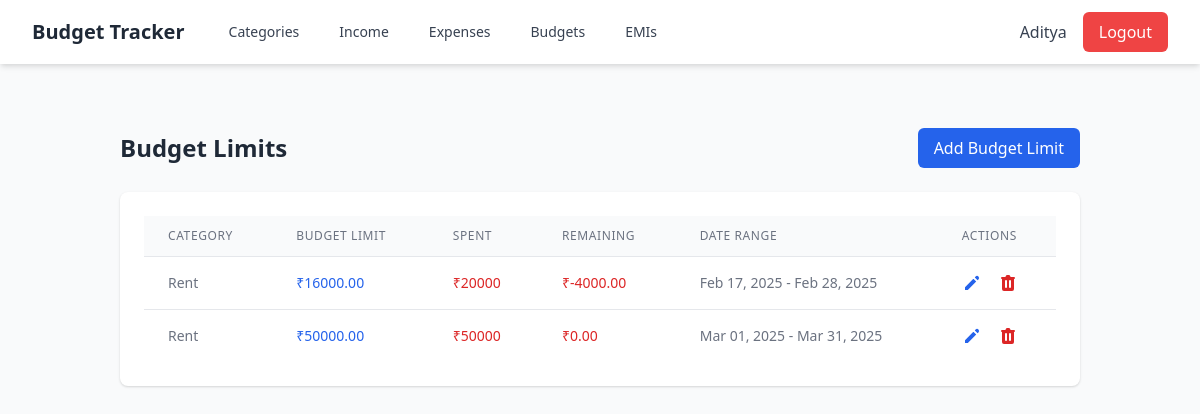
The page /budgets/ (signed in) on the database its author committed.
### myapp/models.py (models this page shows, shortened)
class User(AbstractBaseUser, PermissionsMixin):
    email = models.EmailField(
        verbose_name="email address",
        max_length=255,
        unique=True,
    )
    name = models.CharField(max_length=50)
    phone = models.CharField(max_length=10)
    is_active = models.BooleanField(default=True)
    is_admin = models.BooleanField(default=False)
    objects = UserManager()
    USERNAME_FIELD = "email"
    REQUIRED_FIELDS = ["name", "phone"]
    class Meta:
        verbose_name = 'user'
        verbose_name_plural = 'users'

class Budget(models.Model):
    user = models.ForeignKey(User, on_delete=models.CASCADE, related_name='budgets')
    category = models.ForeignKey(Category, on_delete=models.CASCADE)
    amount_limit = models.DecimalField(max_digits=10, decimal_places=2)
    start_date = models.DateField()
    end_date = models.DateField()
    def get_spent_amount(self):
        return Expense.objects.filter(
            user=self.user,
            category=self.category,
            date__range=[self.start_date, self.end_date]
        ).aggregate(total=models.Sum('amount'))['total'] or 0
    def get_remaining_amount(self):
        spent = self.get_spent_amount()
        return self.amount_limit - spent

class Category(models.Model):
    INCOME = 'Income'
    EXPENSE = 'Expense'
    CATEGORY_TYPES = [
        (INCOME, 'Income'),
        (EXPENSE, 'Expense'),
    ]
    user = models.ForeignKey(User, on_delete=models.CASCADE, blank=True, null=True, related_name='categories')
    name = models.CharField(max_length=50)
    category_type = models.CharField(max_length=10, choices=CATEGORY_TYPES)
    created_at = models.DateTimeField(auto_now_add=True)

### myapp/views.py (the view)
# urls.py: path('budgets/', views.budget_list, name='budget_list'),
@login_required
def budget_list(request):
    budgets = Budget.objects.filter(user=request.user).order_by('category__name')
    if request.GET.get('no_messages') == '1':
        storage = messages.get_messages(request)
        for message in storage:
            pass  # Just iterating clears the messages
    return render(request, 'budgets/budget_list.html', {'budgets': budgets})

### templates/budgets/budget_list.html (shortened to what this page needs)
{% extends 'base.html' %}
{% block content %}
<div class="container mx-auto px-4 py-8">
    <div class="flex justify-between items-center mb-6">
        <h1 class="text-2xl font-bold text-gray-800">Budget Limits</h1>
        <button id="open-add-modal" class="bg-blue-600 text-white py-2 px-4 rounded-md hover:bg-blue-700 transition duration-200">
            Add Budget Limit
        </button>
    </div>
    <div class="bg-white rounded-lg shadow overflow-hidden">
        <div class="p-6">
            {% if budgets %}
            <div class="overflow-x-auto">
                <table class="min-w-full divide-y divide-gray-200">
                    <thead class="bg-gray-50">
                        <tr>
                            <th scope="col" class="px-6 py-3 text-left text-xs font-medium text-gray-500 uppercase tracking-wider">
                                Category
                            </th>
                            <th scope="col" class="px-6 py-3 text-left text-xs font-medium text-gray-500 uppercase tracking-wider">
                                Budget Limit
                            </th>
                            <th scope="col" class="px-6 py-3 text-left text-xs font-medium text-gray-500 uppercase tracking-wider">
                                Spent
                            </th>
                            <th scope="col" class="px-6 py-3 text-left text-xs font-medium text-gray-500 uppercase tracking-wider">
                                Remaining
                            </th>
                            <th scope="col" class="px-6 py-3 text-left text-xs font-medium text-gray-500 uppercase tracking-wider">
                                Date Range
                            </th>
                            <th scope="col" class="px-6 py-3 text-left text-xs font-medium text-gray-500 uppercase tracking-wider">
                                Actions
                            </th>
                        </tr>
                    </thead>
                    <tbody class="bg-white divide-y divide-gray-200">
                        {% for budget in budgets %}
                        <tr>
                            <td class="px-6 py-4 whitespace-nowrap text-sm text-gray-500">
                                {{ budget.category.name }}
                            </td>
                            <td class="px-6 py-4 whitespace-nowrap text-sm font-medium text-blue-600">
                                ₹{{ budget.amount_limit }}
                            </td>
                            <td class="px-6 py-4 whitespace-nowrap text-sm font-medium text-red-600">
                                ₹{{ budget.get_spent_amount }}
                            </td>
                            <td class="px-6 py-4 whitespace-nowrap text-sm font-medium {% if budget.get_remaining_amount <= 0 %}text-red-600{% else %}text-green-600{% endif %}">
                                ₹{{ budget.get_remaining_amount }}
                            </td>
                            <td class="px-6 py-4 whitespace-nowrap text-sm text-gray-500">
                                {{ budget.start_date|date:"M d, Y" }} - {{ budget.end_date|date:"M d, Y" }}
                            </td>
                            <td class="px-6 py-4 whitespace-nowrap text-sm font-medium">
                                <div class="flex gap-4">
                                    <button class="edit-budget-btn text-blue-600 hover:text-blue-800"
                                            data-id="{{ budget.id }}">
                                        <svg xmlns="http://www.w3.org/2000/svg" class="h-5 w-5" viewBox="0 0 20 20" fill="currentColor">
                                            <path d="M13.586 3.586a2 2 0 112.828 2.828l-.793.793-2.828-2.828.793-.793zM11.379 5.793L3 14.172V17h2.828l8.38-8.379-2.83-2.828z"/>
                                        </svg>
                                    </button>
                                    <button class="delete-budget-btn text-red-600 hover:text-red-800"
                                            data-id="{{ budget.id }}"
                                            data-category="{{ budget.category.name }}"
                                            data-amount="{{ budget.amount_limit }}">
                                    </button>
                                </div>
                            </td>
                        </tr>
                        {% endfor %}
                    </tbody>
                </table>
            </div>
            {% endif %}
        </div>
    </div>
</div>
{% endblock %}

### templates/base.html (shortened to what this page needs)
<!DOCTYPE html>
<html>
<head>
    <link href="https://cdn.jsdelivr.net/npm/tailwindcss@2.2.19/dist/tailwind.min.css" rel="stylesheet">
</head>
<body class="bg-gray-50 min-h-screen">
    <nav class="bg-white shadow-md">
        <div class="max-w-7xl mx-auto px-4 sm:px-6 lg:px-8">
            <div class="flex justify-between h-16">
                <div class="flex items-center space-x-8">
                    <a href="{% url 'dashboard' %}" class="flex items-center">
                        <span class="text-xl font-bold text-gray-800">Budget Tracker</span>
                    </a>
                    {% if user.is_authenticated %}
                    <div class="flex space-x-4">
                        <a href="{% url 'category_list' %}" class="text-gray-700 hover:text-gray-900 px-3 py-2 rounded-md text-sm font-medium">
                            Categories
                        </a>
                        <a href="{% url 'income_list' %}" class="text-gray-700 hover:text-gray-900 px-3 py-2 rounded-md text-sm font-medium">
                            Income
                        </a>
                        <a href="{% url 'expense_list' %}" class="text-gray-700 hover:text-gray-900 px-3 py-2 rounded-md text-sm font-medium">
                            Expenses
                        </a>
                        <a href="{% url 'budget_list' %}" class="text-gray-700 hover:text-gray-900 px-3 py-2 rounded-md text-sm font-medium">
                            Budgets
                        </a>
                        <a href="{% url 'emi_list' %}" class="text-gray-700 hover:text-gray-900 px-3 py-2 rounded-md text-sm font-medium">
                            EMIs
                        </a>
                    </div>
                    {% endif %}
                </div>
                {% if user.is_authenticated %}
<div class="flex items-center space-x-4">
    <span class="text-gray-700">{{ user.name }}</span>
    <form method="post" action="{% url 'logout' %}" class="inline">
        <button type="submit"
                class="bg-red-500 text-white px-4 py-2 rounded-md hover:bg-red-600 transition duration-200">
            Logout
        </button>
    </form>
</div>
{% endif %}
            </div>
        </div>
    </nav>
    <main class="container mx-auto px-4 py-8">
        {% block content %}
        {% endblock %}
    </main>
</body>
</html>

### rows shown on the page
User: name "Aditya"
Budget: category.name "Rent", amount_limit "16000.00", get_spent_amount "20000", get_remaining_amount "-4000.00", start_date "Feb 17, 2025", end_date "Feb 28, 2025"
Budget: category.name "Rent", amount_limit "50000.00", get_spent_amount "50000", get_remaining_amount "0.00", start_date "Mar 01, 2025", end_date "Mar 31, 2025"
